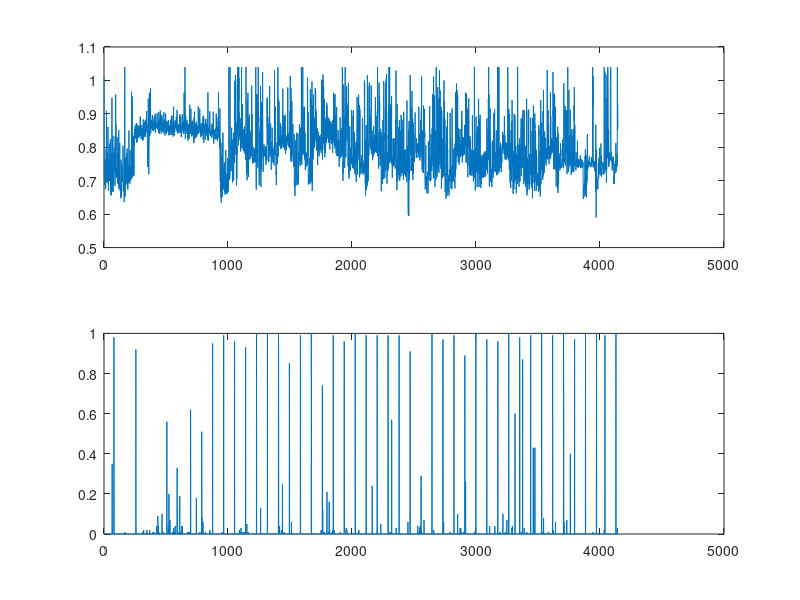

Source code (MATLAB):
#!/usr/bin/octave -qf

% Plot test data
% Author: Jørgen Kragh Jakobsen

% Load data
data = load('test_log_29_11_2023.dat');
data = data';
subplot(2,1,1);
plot(log(data(1,:))./10);
subplot(2,1,2);
plot((data(2,:))); 
pause;
